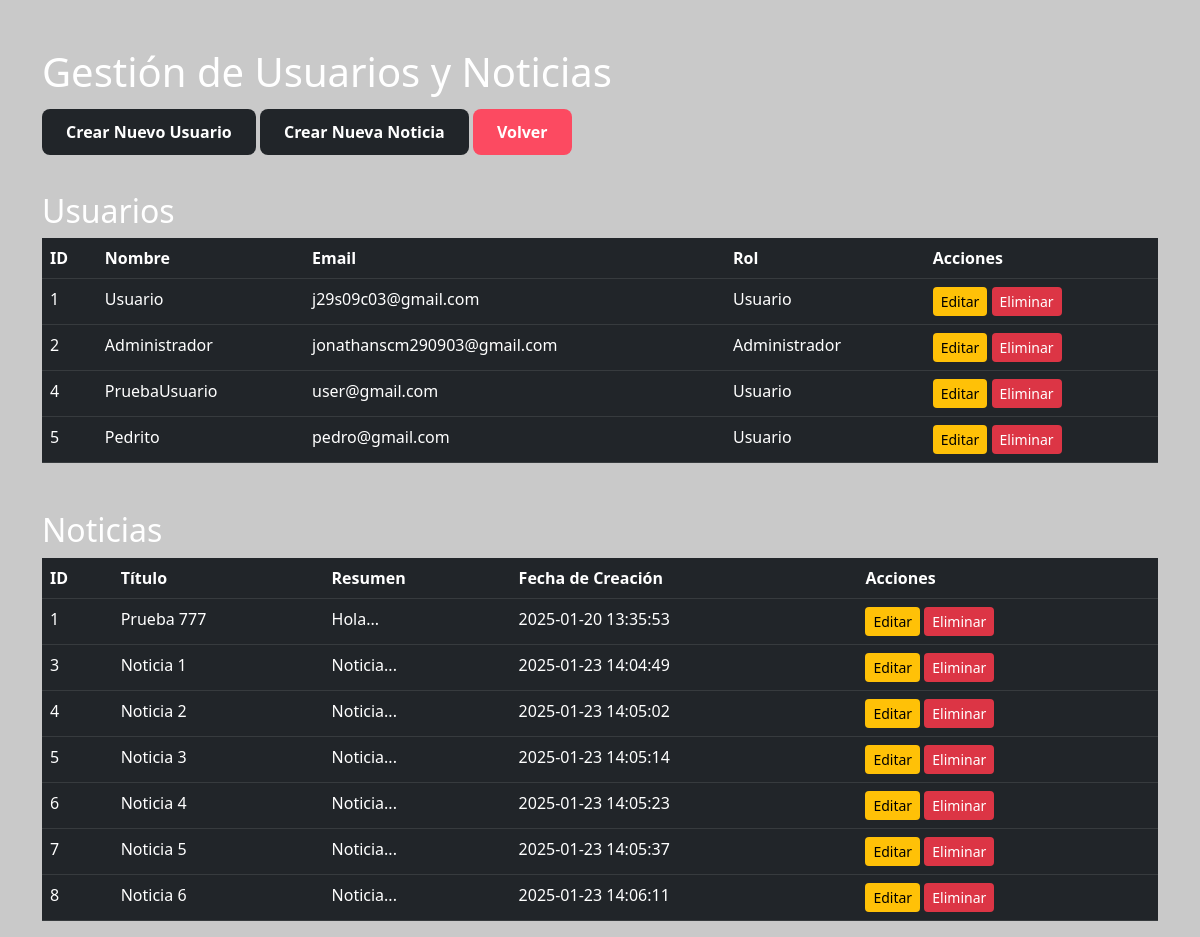
The app's page /manage_users.php (signed in) with its own data.
### tables this page shows
CREATE TABLE `usuario` (
  `id_usuario` int(11) NOT NULL,
  `nombre` varchar(100) NOT NULL,
  `email` varchar(100) NOT NULL,
  `password` varchar(255) NOT NULL,
  `genero` enum('M','F','O') NOT NULL,
  `direccion` text DEFAULT NULL,
  `nacionalidad` varchar(100) DEFAULT NULL,
  `num_telefono` varchar(15) DEFAULT NULL,
  `fecha_nacimiento` date DEFAULT NULL,
  `perfil` varchar(255) NOT NULL,
  `rol_id` int(11) DEFAULT NULL,
  `fecha_registro` timestamp NOT NULL DEFAULT current_timestamp()
);

CREATE TABLE `noticias` (
  `id_noticias` int(11) NOT NULL,
  `titulo` varchar(255) NOT NULL,
  `contenido` text NOT NULL,
  `imagen` varchar(255) DEFAULT NULL,
  `categoria_id` int(11) DEFAULT NULL,
  `id_usuario` int(11) DEFAULT NULL,
  `destacado` tinyint(1) DEFAULT 0,
  `fecha_creacion` timestamp NOT NULL DEFAULT current_timestamp()
);

### manage_users.php (the view, shortened to what this page needs)
<?php
require_once "conexion.php";
$queryUsuarios = "SELECT id_usuario, nombre, email, rol_id FROM usuario";
$resultUsuarios = $conexion->query($queryUsuarios);
$queryNoticias = "SELECT id_noticias, titulo, SUBSTRING(contenido, 1, 100) AS resumen, fecha_creacion FROM noticias";
$resultNoticias = $conexion->query($queryNoticias);
?>
<!DOCTYPE html>
<html lang="es">
<head>
    <link href="https://cdn.jsdelivr.net/npm/bootstrap@5.3.0/dist/css/bootstrap.min.css" rel="stylesheet">
</head>
<body>
    <div class="container mt-5">
        <h1 class="mb-4">Gestión de Usuarios y Noticias</h1>
        <a href="registro_admin.html" class="btn_crear">Crear Nuevo Usuario</a>
        <a href="subir_noticia.php" class="btn_crear">Crear Nueva Noticia</a>
        <a href="dashboard.php" class="btn_dashboard">Volver</a>
        <h2 class="mt-5">Usuarios</h2>
        <table class="table table-dark table-hover">
            <thead>
                <tr>
                    <th>ID</th>
                    <th>Nombre</th>
                    <th>Email</th>
                    <th>Rol</th>
                    <th>Acciones</th>
                </tr>
            </thead>
            <tbody>
                <?php while ($row = $resultUsuarios->fetch_assoc()): ?>
                <tr>
                    <td><?php echo $row['id_usuario']; ?></td>
                    <td><?php echo htmlspecialchars($row['nombre']); ?></td>
                    <td><?php echo htmlspecialchars($row['email']); ?></td>
                    <td><?php echo $row['rol_id'] == 1 ? 'Administrador' : 'Usuario'; ?></td>
                    <td>
                        <a href="editar_usuario.php?id=<?php echo $row['id_usuario']; ?>" class="btn btn-warning btn-sm">Editar</a>
                        <a href="eliminar_usuario.php?id=<?php echo $row['id_usuario']; ?>" class="btn btn-danger btn-sm" onclick="return confirm('¿Estás seguro de eliminar este usuario?');">Eliminar</a>
                    </td>
                </tr>
                <?php endwhile; ?>
            </tbody>
        </table>
        <h2 class="mt-5">Noticias</h2>
        <table class="table table-dark table-hover">
            <thead>
                <tr>
                    <th>ID</th>
                    <th>Título</th>
                    <th>Resumen</th>
                    <th>Fecha de Creación</th>
                    <th>Acciones</th>
                </tr>
            </thead>
            <tbody>
                <?php while ($row = $resultNoticias->fetch_assoc()): ?>
                <tr>
                    <td><?php echo $row['id_noticias']; ?></td>
                    <td><?php echo htmlspecialchars($row['titulo']); ?></td>
                    <td><?php echo htmlspecialchars($row['resumen']); ?>...</td>
                    <td><?php echo htmlspecialchars($row['fecha_creacion']); ?></td>
                    <td>
                        <a href="editar_noticia.php?id=<?php echo $row['id_noticias']; ?>" class="btn btn-warning btn-sm">Editar</a>
                        <a href="eliminar_noticia.php?id=<?php echo $row['id_noticias']; ?>" class="btn btn-danger btn-sm" onclick="return confirm('¿Estás seguro de eliminar esta noticia?');">Eliminar</a>
                    </td>
                </tr>
                <?php endwhile; ?>
            </tbody>
        </table>
    </div>
</body>
</html>

### manage_users.php (style rules this page uses)
body { background-color:rgb(201, 201, 201); color: #fff; }
.table-dark th, .table-dark td { color: #fff; }
.btn-primary, .btn-danger, .btn-warning { border: none; }
.btn_dashboard { font-weight: bold; background-color: #fc4a61; color: white; font-size: 16px; padding: 12px 24px; border: none; border-radius: 8px; cursor: pointer; text-align: center; text-decoration: none; transition: background-color 0.3s ease; margin-top: 20px; }
.btn_crear { font-weight: bold; background-color:#212529; color: white; font-size: 16px; padding: 12px 24px; border: none; border-radius: 8px; cursor: pointer; text-align: center; text-decoration: none; transition: background-color 0.3s ease; margin-top: 20px; }

### records on screen
usuario: id_usuario "1", nombre "Usuario", email "j29s09c03@gmail.com"
usuario: id_usuario "2", nombre "Administrador", email "jonathanscm290903@gmail.com"
usuario: id_usuario "4", nombre "PruebaUsuario", email "user@gmail.com"
usuario: id_usuario "5", nombre "Pedrito", email "pedro@gmail.com", shows "Usuario"
noticias: id_noticias "1", titulo "Prueba 777", resumen "Hola", fecha_creacion "2025-01-20 13:35:53"
noticias: id_noticias "3", titulo "Noticia 1", resumen "Noticia", fecha_creacion "2025-01-23 14:04:49"
noticias: id_noticias "4", titulo "Noticia 2", resumen "Noticia", fecha_creacion "2025-01-23 14:05:02"
noticias: id_noticias "5", titulo "Noticia 3", resumen "Noticia", fecha_creacion "2025-01-23 14:05:14"
noticias: id_noticias "6", titulo "Noticia 4", resumen "Noticia", fecha_creacion "2025-01-23 14:05:23"
noticias: id_noticias "7", titulo "Noticia 5", resumen "Noticia", fecha_creacion "2025-01-23 14:05:37"
noticias: id_noticias "8", titulo "Noticia 6", resumen "Noticia", fecha_creacion "2025-01-23 14:06:11"
